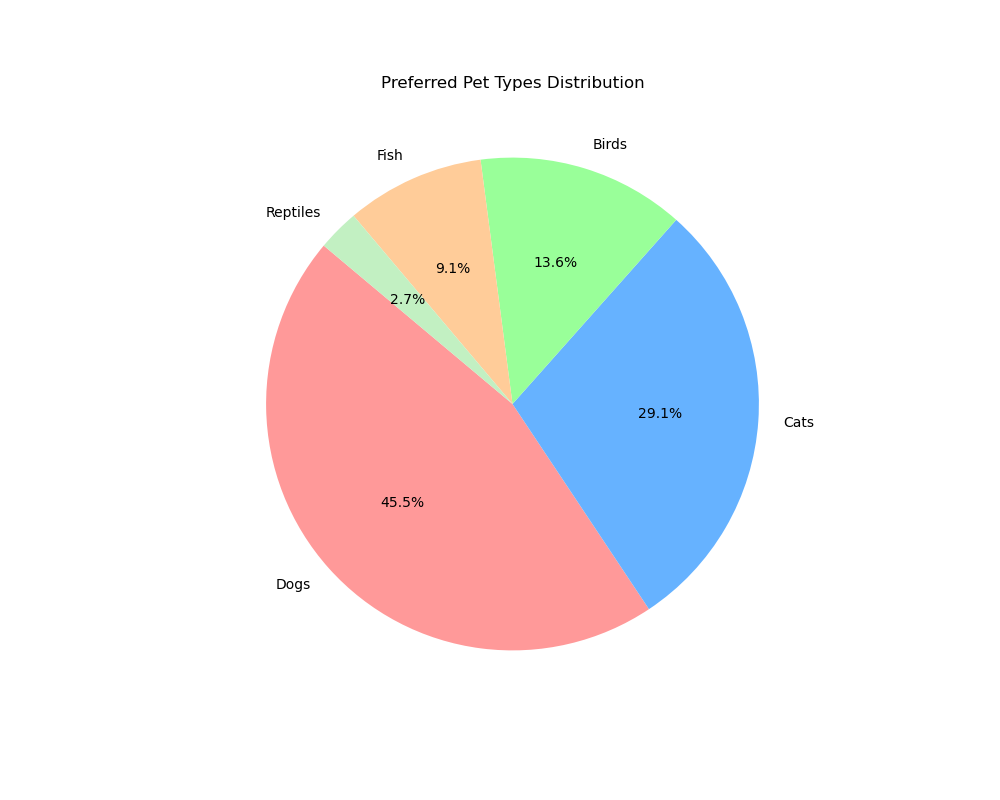

The script that drew this image:

import matplotlib.pyplot as plt
import seaborn as sns
import pandas as pd

# Data
data = {
    'Pet Type': ['Dogs', 'Cats', 'Birds', 'Fish', 'Reptiles'],
    'Count': [500, 320, 150, 100, 30]
}

# Create DataFrame
df = pd.DataFrame(data)

# Generate colors
colors = ['#FF9999', '#66B2FF', '#99FF99', '#FFCC99', '#C2F0C2']

# Make the pie chart
plt.figure(figsize=(10, 8))
plt.pie(df['Count'], labels=df['Pet Type'], autopct='%1.1f%%', startangle=140, colors=colors)
plt.title('Preferred Pet Types Distribution')

# Show the plot
plt.show()
